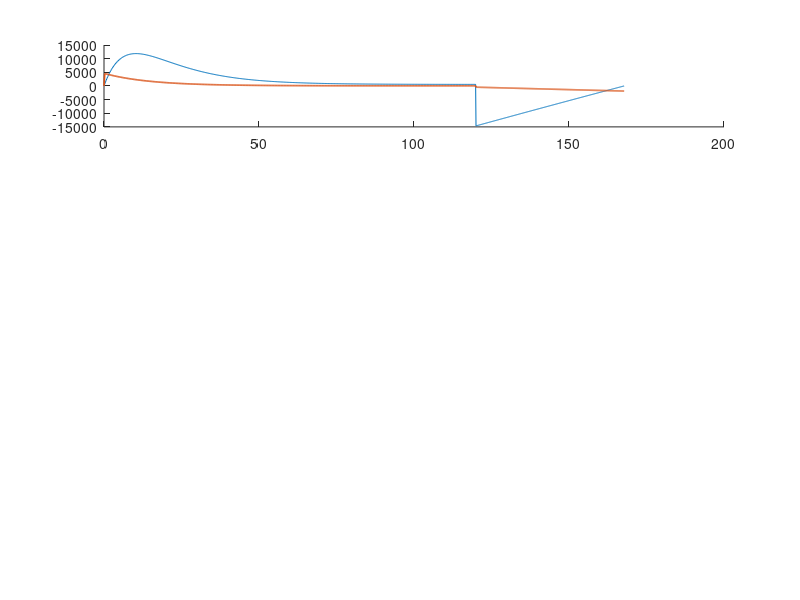

Source code (MATLAB): (Note: this script raises an error after producing the figure.)

clc
clear 
close all

%% EMULACION FLYWHEEL CON PMDCM - CICLO COMPLETO con descarga iout constante 30 A

load('Data_cicloCD_icte.mat');

i = dataicte.i;
v = dataicte.v;
w = dataicte.w;
Pe = dataicte.Pe;
Pm = dataicte.Pm;
E = dataicte.E;
t = dataicte.t;

J = 0.123;
P_ss = 56;
w_ss = 7296.67611231985;
E_max = 0.5*J*w_ss*w_ss;

Fig_ciclo_Vte = figure;
figure (Fig_ciclo_Vte);

%% COMPORTAMIENTO DE LA POTENCIA CARGA / STORAGE MODE

subplot(4,1,1)

hold on
plot(t,Pm,t,Pe,'LineWidth',1.2);
yline(P_ss,'-.','LineWidth',1.2)           % Potencia en estado estable
title('Comportamiento Potencia');
xlabel('t [s]'); 
ylabel('P [W]');
legend('P_{mec}','P_{elec}','P_{ss}','Orientation','horizontal');
legend('Location','northeast');

text(50,-7500,'P_{ss} \cong 56 W')

grid on

%% COMPORTAMIENTO DE LA ENERGIA CARGA / STORAGE MODE

subplot(4,1,2)

hold on
plot(t,E,'LineWidth',1.2)
yline(E_max,'-.','LineWidth',1.2)           % Energía máxima
title('Energía de la Flywheel');
xlabel('t [s]'); 
ylabel('E [J]');
legend('E (t)','E_{max}' );
legend('Location','east');

text(50,2643000,'E_{max} \cong 3.27 MJ')

grid on

%% COMPORTAMIENTO DE VELOCIDAD ANGULAR CARGA STORORING MODE

subplot(4,1,3)

hold on
plot(t,w,'LineWidth',1.2)
yline(w_ss,'-.','LineWidth',1.2)           % velocidad angular en estado estable
title('Velocidad angular \omega(t)');
xlabel('t [s]'); 
ylabel('\omega [rpm]');
legend('\omega (t)','\omega_{ss}' );
legend('Location','northeast');

text(50,6000,'\omega_{ss} \cong 7296.6 rpm')

grid on

%% COMPORTAMIENTO DE LA POTENCIA CORRIENTE Y LA TENSIÓN

subplot(4,1,4)

hold on
plot(t,v,t,i,'LineWidth',1.2);

title('Comportamiento Tensión y Corriente');
xlabel('t [s]'); 
ylabel('V[V] i[A]');
legend('V(t)','i(t)','Orientation','horizontal');
legend('Location','north');

grid on